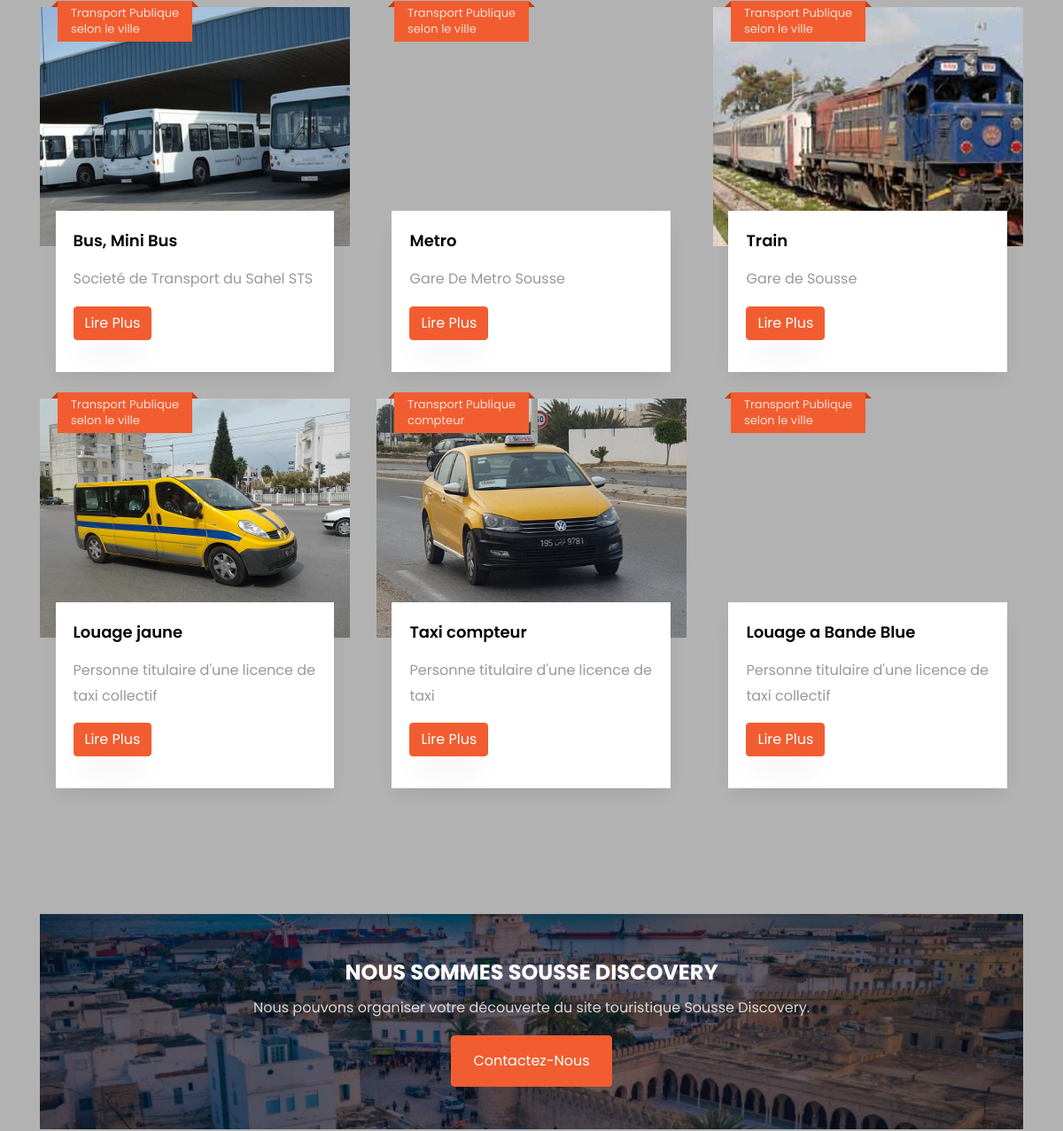
The app's page /transportpub.php (middle part), older data.
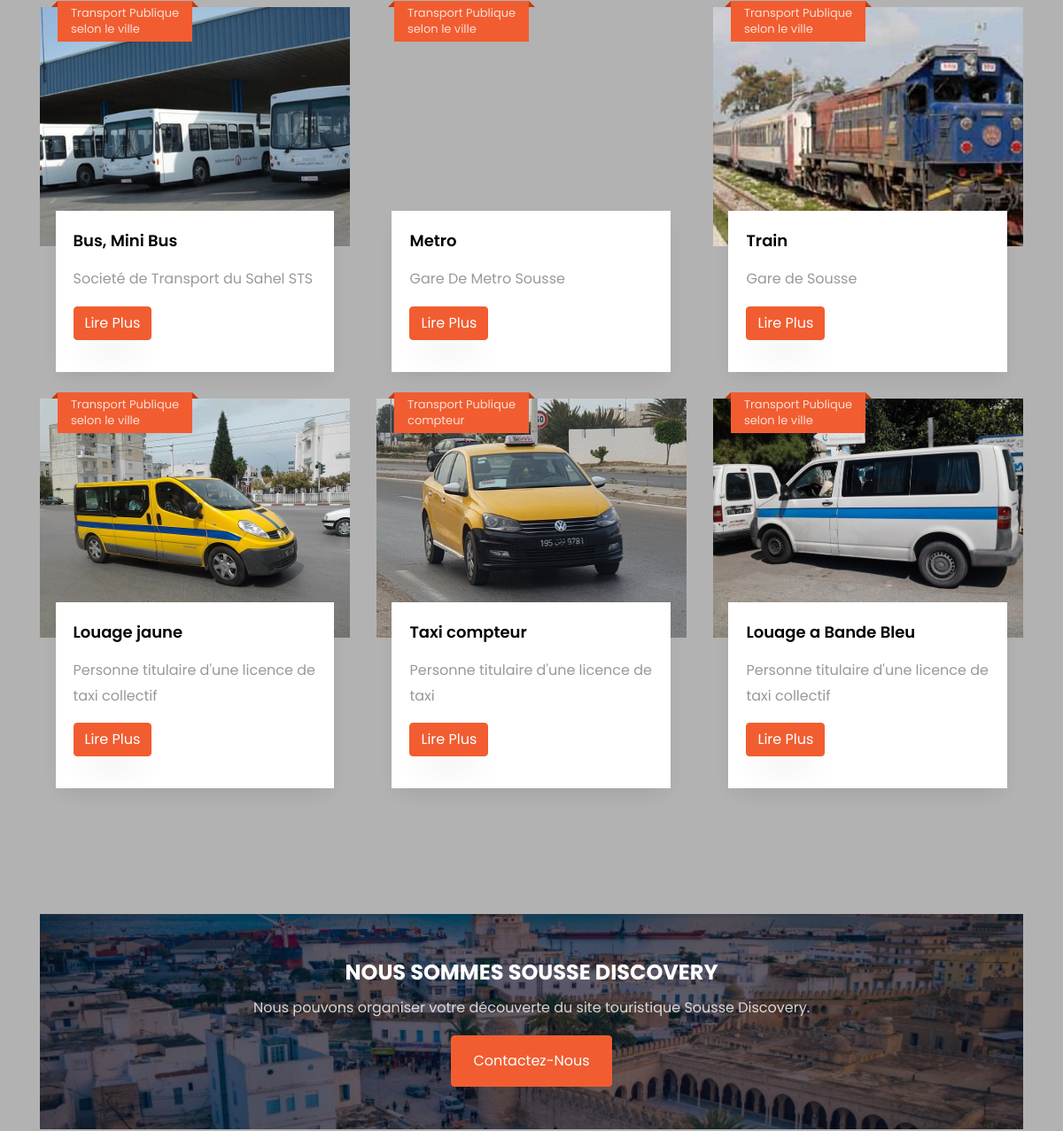
The same page, newer data.
### tables this page shows
CREATE TABLE IF NOT EXISTS `transport` (
  `id` int NOT NULL AUTO_INCREMENT,
  `nom_agence` varchar(100) NOT NULL,
  `nom_transport` varchar(100) NOT NULL,
  `type` varchar(150) NOT NULL,
  `description` text NOT NULL,
  `prix` varchar(100) NOT NULL,
  `image` varchar(200) NOT NULL,
  PRIMARY KEY (`id`)
);

### connexion/database.php (called while the page is built, shortened)
<?php
class database
{
    private $link;
    public function __construct()
    {
        global $link;
        if (is_null($link)) {
            $server = 'localhost';
            $login = 'root';
            $password = '';
            $database = 'sousse_discovery';
            try {
                $this->link = new mysqli($server, $login, $password, $database);
                $this->link->set_charset("utf8");
            } catch (mysqli_sql_exception $e) {
                echo 'Problem de connexion--> ' . $e;
            }
        }
    }
    public function getConnectionDB()
    {
        return $this->link;
    }
}
?>

### connexion/connexion.php (called while the page is built, shortened)
<?php
require_once("database.php");
require_once("transportfct.php");
$database = new database();
$transportfct= new transportfct($database->getConnectionDB());
?>

### connexion/transportfct.php (called while the page is built, shortened)
<?php
class transportfct
{
    private $db;
    public function __construct($db)
    {
        $this->db = $db;
    }
    public function read()
    {
        $table = array();
        $query = mysqli_query($this->db, "SELECT * FROM `transport` WHERE type = 'transport publique'");
        while ($result = mysqli_fetch_array($query)) {
            $table[] = $result;
        }
        return $table;
    }
}

### transportpub.php (the view, shortened to what this page needs)
<?php
    require_once ('head.php');
    require_once ('navbar.php');
?>
<section class="ftco-section">
    <div class="container">
        <div class="row d-flex">
            <?php
                $all = $transportfct->read();
                foreach ($all as $i => $item):
            ?>
                <div class="col-md-4 ">
                    <div class="blog-entry justify-content-end">
                        <a href="detailstrans.php?id=<?= $item['id']; ?>" class=" block-20"style="background-image: url('images/<?= $item["image"]; ?>');"></a>
                        <div class="text">
                            <div class="d-flex align-items-center mb-9 topp">
                                <div class="five">
                                    <span class="mos"><?= $item["type"]; ?></span>
                                    <span class="yr"><?= $item["prix"]; ?></span>
                                </div>
                            </div>
                            <h3 class="heading"><a href="detailstrans.php?id=<?= $item['id']; ?>"><?= $item["nom_transport"]; ?></a></h3>
                            <p><?= $item["nom_agence"]; ?></p>
                            <p><a href="#" class="btn btn-primary">Lire Plus</a></p>
                        </div>
                    </div>
                </div>
            <?php endforeach; ?>
        </div>
    </div>
</section>
<section class="ftco-intro ftco-section ftco-no-pt">
    <div class="container">
        <div class="row justify-content-center">
            <div class="col-md-12 text-center">
                <div class="img" style="background-image: url(images/sousse1.jpg);">
                    <div class="overlay"></div>
                    <h2>NOUS SOMMES SOUSSE DISCOVERY</h2>
                    <p>Nous pouvons organiser votre découverte du site touristique Sousse Discovery.</p>
                    <p class="mb-0"><a href="contact.php" class="btn btn-primary px-4 py-3">Contactez-Nous</a></p>
                </div>
            </div>
        </div>
    </div>
</section>
<?php
    include ('loader.php');
?>

Row changes from the older to the newer data that the page shows:
removed transport: type "Transport Publique", prix "selon le ville", nom_transport "Louage a Bande Blue", nom_agence "Personne titulaire d'une licence de taxi collectif"
added transport: image (picture), type "Transport Publique", prix "selon le ville", nom_transport "Louage a Bande Bleu", nom_agence "Personne titulaire d'une licence de taxi collectif"
